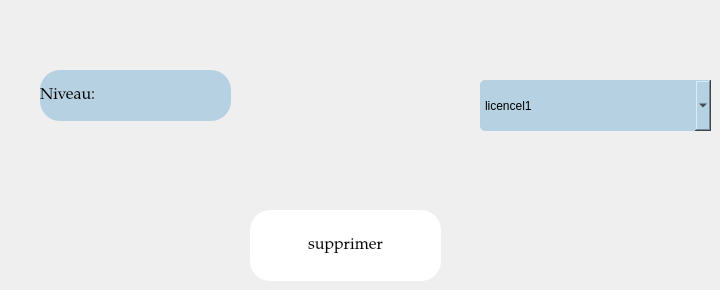
      <widget class="QWidget" name="supp_niveau">
       <widget class="QLabel" name="label_12">
        <property name="geometry">
         <rect>
          <x>40</x>
          <y>70</y>
          <width>191</width>
          <height>51</height>
         </rect>
        </property>
        <property name="font">
         <font>
          <family>Palatino Linotype</family>
          <pointsize>12</pointsize>
          <weight>50</weight>
          <bold>false</bold>
         </font>
        </property>
        <property name="styleSheet">
         <string notr="true">font: 12pt &quot;Palatino Linotype&quot;;
background-color: rgb(182, 209, 226);
border-radius:20px;
</string>
        </property>
        <property name="text">
         <string>Niveau:</string>
        </property>
       </widget>
       <widget class="QPushButton" name="supp_niveau_2">
        <property name="geometry">
         <rect>
          <x>250</x>
          <y>210</y>
          <width>191</width>
          <height>71</height>
         </rect>
        </property>
        <property name="font">
         <font>
          <family>Palatino Linotype</family>
          <pointsize>12</pointsize>
          <weight>9</weight>
          <italic>false</italic>
          <bold>false</bold>
         </font>
        </property>
        <property name="styleSheet">
         <string notr="true">border-radius:20px;
font: 75 12pt &quot;Palatino Linotype&quot;;
background-color: rgb(255, 255, 255);
color: rgb(0, 0, 0);</string>
        </property>
        <property name="text">
         <string>supprimer</string>
        </property>
       </widget>
       <widget class="QComboBox" name="niveau1">
        <property name="geometry">
         <rect>
          <x>480</x>
          <y>80</y>
          <width>231</width>
          <height>51</height>
         </rect>
        </property>
        <property name="styleSheet">
         <string notr="true">font: 12pt &quot;Palatino Linotype&quot;;
background-color: rgb(182, 209, 226);
border-radius:5px;
</string>
        </property>
        <item>
         <property name="text">
          <string>licencel1</string>
         </property>
        </item>
        <item>
         <property name="text">
          <string>licencel2</string>
         </property>
        </item>
        <item>
         <property name="text">
          <string>master</string>
         </property>
        </item>
        <item>
         <property name="text">
          <string>cycle ingénieur</string>
         </property>
        </item>
       </widget>
      </widget>
